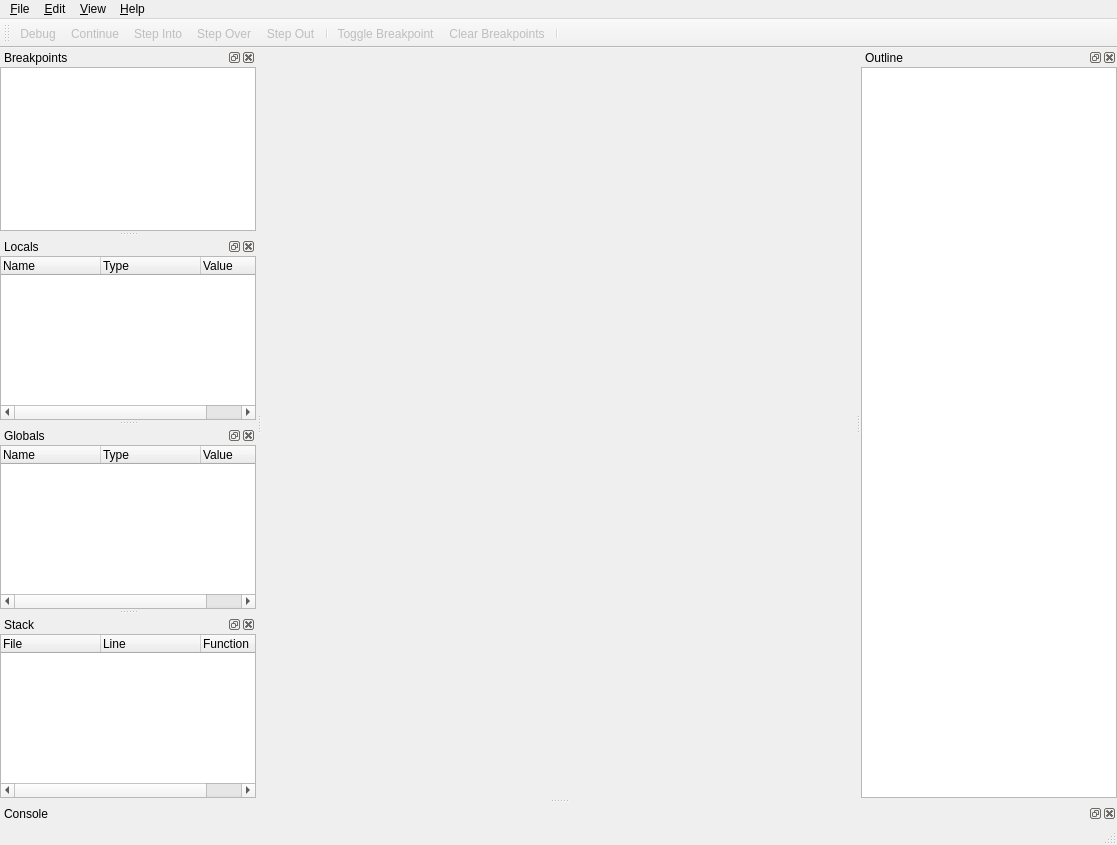
<?xml version="1.0" encoding="UTF-8"?>
<ui version="4.0">
 <class>MainWindow</class>
 <widget class="QMainWindow" name="MainWindow">
  <property name="geometry">
   <rect>
    <x>0</x>
    <y>0</y>
    <width>1117</width>
    <height>845</height>
   </rect>
  </property>
  <property name="acceptDrops">
   <bool>true</bool>
  </property>
  <property name="windowTitle">
   <string>qpdb</string>
  </property>
  <property name="windowIcon">
   <iconset resource="../../helper/icons/icons.qrc">
    <normaloff>:/icons/debug.png</normaloff>:/icons/debug.png</iconset>
  </property>
  <widget class="QWidget" name="centralwidget">
   <layout class="QVBoxLayout" name="verticalLayout">
    <property name="spacing">
     <number>0</number>
    </property>
    <property name="leftMargin">
     <number>0</number>
    </property>
    <property name="topMargin">
     <number>0</number>
    </property>
    <property name="rightMargin">
     <number>0</number>
    </property>
    <property name="bottomMargin">
     <number>0</number>
    </property>
    <item>
     <widget class="QsciScintilla" name="editor" native="true"/>
    </item>
   </layout>
  </widget>
  <widget class="QMenuBar" name="menubar">
   <property name="geometry">
    <rect>
     <x>0</x>
     <y>0</y>
     <width>1117</width>
     <height>21</height>
    </rect>
   </property>
   <widget class="QMenu" name="menuFile">
    <property name="title">
     <string>&amp;File</string>
    </property>
    <addaction name="actionLoad"/>
    <addaction name="actionClose"/>
    <addaction name="actionSave"/>
    <addaction name="actionSaveAs"/>
    <addaction name="separator"/>
    <addaction name="actionExit"/>
   </widget>
   <widget class="QMenu" name="menuHelp">
    <property name="title">
     <string>&amp;Help</string>
    </property>
    <addaction name="actionAbout"/>
    <addaction name="separator"/>
   </widget>
   <widget class="QMenu" name="menuEdit">
    <property name="title">
     <string>&amp;Edit</string>
    </property>
    <addaction name="actionUndo"/>
    <addaction name="actionRedo"/>
    <addaction name="separator"/>
    <addaction name="actionCut"/>
    <addaction name="actionCopy"/>
    <addaction name="actionPaste"/>
    <addaction name="actionDelete"/>
    <addaction name="separator"/>
    <addaction name="actionSelectAll"/>
    <addaction name="separator"/>
    <addaction name="actionComment"/>
    <addaction name="actionUncomment"/>
   </widget>
   <widget class="QMenu" name="menu_View">
    <property name="title">
     <string>&amp;View</string>
    </property>
    <addaction name="actionShowWhitespace"/>
    <addaction name="actionShowEol"/>
   </widget>
   <addaction name="menuFile"/>
   <addaction name="menuEdit"/>
   <addaction name="menu_View"/>
   <addaction name="menuHelp"/>
  </widget>
  <widget class="QStatusBar" name="statusbar"/>
  <widget class="QToolBar" name="toolBar">
   <property name="windowTitle">
    <string>toolBar</string>
   </property>
   <property name="iconSize">
    <size>
     <width>16</width>
     <height>16</height>
    </size>
   </property>
   <attribute name="toolBarArea">
    <enum>TopToolBarArea</enum>
   </attribute>
   <attribute name="toolBarBreak">
    <bool>false</bool>
   </attribute>
   <addaction name="actionDebug"/>
   <addaction name="actionContinue"/>
   <addaction name="actionStepInto"/>
   <addaction name="actionStepOver"/>
   <addaction name="actionStepOut"/>
   <addaction name="separator"/>
   <addaction name="actionToggleBreakpoint"/>
   <addaction name="actionClearBreakpoints"/>
   <addaction name="separator"/>
  </widget>
  <widget class="QDockWidget" name="dockWidgetConsole">
   <property name="allowedAreas">
    <set>Qt::AllDockWidgetAreas</set>
   </property>
   <property name="windowTitle">
    <string>Console</string>
   </property>
   <attribute name="dockWidgetArea">
    <number>8</number>
   </attribute>
   <widget class="QWidget" name="dockWidgetContentsConsole">
    <layout class="QVBoxLayout" name="verticalLayout_3">
     <property name="spacing">
      <number>0</number>
     </property>
     <property name="leftMargin">
      <number>0</number>
     </property>
     <property name="topMargin">
      <number>0</number>
     </property>
     <property name="rightMargin">
      <number>0</number>
     </property>
     <property name="bottomMargin">
      <number>0</number>
     </property>
     <item>
      <widget class="QsciScintilla" name="console" native="true"/>
     </item>
    </layout>
   </widget>
  </widget>
  <widget class="QDockWidget" name="dockWidgetBreakpoints">
   <property name="allowedAreas">
    <set>Qt::AllDockWidgetAreas</set>
   </property>
   <property name="windowTitle">
    <string>Breakpoints</string>
   </property>
   <attribute name="dockWidgetArea">
    <number>1</number>
   </attribute>
   <widget class="QWidget" name="dockWidgetContentsBreakpoints">
    <layout class="QVBoxLayout" name="verticalLayout_4">
     <property name="spacing">
      <number>0</number>
     </property>
     <property name="leftMargin">
      <number>0</number>
     </property>
     <property name="topMargin">
      <number>0</number>
     </property>
     <property name="rightMargin">
      <number>0</number>
     </property>
     <property name="bottomMargin">
      <number>0</number>
     </property>
     <item>
      <widget class="QListWidget" name="listWidgetBreakpoints">
       <property name="alternatingRowColors">
        <bool>true</bool>
       </property>
      </widget>
     </item>
    </layout>
   </widget>
  </widget>
  <widget class="QDockWidget" name="dockWidgetLocals">
   <property name="windowTitle">
    <string>Locals</string>
   </property>
   <attribute name="dockWidgetArea">
    <number>1</number>
   </attribute>
   <widget class="QWidget" name="dockWidgetContentsLocals">
    <layout class="QVBoxLayout" name="verticalLayout_5">
     <property name="spacing">
      <number>0</number>
     </property>
     <property name="leftMargin">
      <number>0</number>
     </property>
     <property name="topMargin">
      <number>0</number>
     </property>
     <property name="rightMargin">
      <number>0</number>
     </property>
     <property name="bottomMargin">
      <number>0</number>
     </property>
     <item>
      <widget class="QTreeWidget" name="treeWidgetLocals">
       <property name="alternatingRowColors">
        <bool>true</bool>
       </property>
       <property name="selectionBehavior">
        <enum>QAbstractItemView::SelectItems</enum>
       </property>
       <property name="uniformRowHeights">
        <bool>true</bool>
       </property>
       <property name="columnCount">
        <number>3</number>
       </property>
       <attribute name="headerMinimumSectionSize">
        <number>20</number>
       </attribute>
       <column>
        <property name="text">
         <string>Name</string>
        </property>
       </column>
       <column>
        <property name="text">
         <string>Type</string>
        </property>
       </column>
       <column>
        <property name="text">
         <string>Value</string>
        </property>
       </column>
      </widget>
     </item>
    </layout>
   </widget>
  </widget>
  <widget class="QDockWidget" name="dockWidgetGlobals">
   <property name="windowTitle">
    <string>Globals</string>
   </property>
   <attribute name="dockWidgetArea">
    <number>1</number>
   </attribute>
   <widget class="QWidget" name="dockWidgetContentsGlobals">
    <layout class="QVBoxLayout" name="verticalLayout_6">
     <property name="spacing">
      <number>0</number>
     </property>
     <property name="leftMargin">
      <number>0</number>
     </property>
     <property name="topMargin">
      <number>0</number>
     </property>
     <property name="rightMargin">
      <number>0</number>
     </property>
     <property name="bottomMargin">
      <number>0</number>
     </property>
     <item>
      <widget class="QTreeWidget" name="treeWidgetGlobals">
       <property name="alternatingRowColors">
        <bool>true</bool>
       </property>
       <property name="selectionBehavior">
        <enum>QAbstractItemView::SelectItems</enum>
       </property>
       <property name="uniformRowHeights">
        <bool>true</bool>
       </property>
       <property name="columnCount">
        <number>3</number>
       </property>
       <attribute name="headerMinimumSectionSize">
        <number>20</number>
       </attribute>
       <column>
        <property name="text">
         <string notr="true">Name</string>
        </property>
       </column>
       <column>
        <property name="text">
         <string>Type</string>
        </property>
       </column>
       <column>
        <property name="text">
         <string>Value</string>
        </property>
       </column>
      </widget>
     </item>
    </layout>
   </widget>
  </widget>
  <widget class="QDockWidget" name="dockWidgetStack">
   <property name="windowTitle">
    <string>Stack</string>
   </property>
   <attribute name="dockWidgetArea">
    <number>1</number>
   </attribute>
   <widget class="QWidget" name="dockWidgetContentsStack">
    <layout class="QVBoxLayout" name="verticalLayout_7">
     <property name="spacing">
      <number>0</number>
     </property>
     <property name="leftMargin">
      <number>0</number>
     </property>
     <property name="topMargin">
      <number>0</number>
     </property>
     <property name="rightMargin">
      <number>0</number>
     </property>
     <property name="bottomMargin">
      <number>0</number>
     </property>
     <item>
      <widget class="QTreeWidget" name="treeWidgetStack">
       <property name="alternatingRowColors">
        <bool>true</bool>
       </property>
       <attribute name="headerMinimumSectionSize">
        <number>20</number>
       </attribute>
       <column>
        <property name="text">
         <string>File</string>
        </property>
       </column>
       <column>
        <property name="text">
         <string>Line</string>
        </property>
       </column>
       <column>
        <property name="text">
         <string>Function</string>
        </property>
       </column>
      </widget>
     </item>
    </layout>
   </widget>
  </widget>
  <widget class="QDockWidget" name="dockWidgetOutline">
   <property name="windowTitle">
    <string>Outline</string>
   </property>
   <attribute name="dockWidgetArea">
    <number>2</number>
   </attribute>
   <widget class="QWidget" name="dockWidgetContentsOutline">
    <layout class="QVBoxLayout" name="verticalLayout_2">
     <property name="spacing">
      <number>0</number>
     </property>
     <property name="leftMargin">
      <number>0</number>
     </property>
     <property name="topMargin">
      <number>0</number>
     </property>
     <property name="rightMargin">
      <number>0</number>
     </property>
     <property name="bottomMargin">
      <number>0</number>
     </property>
     <item>
      <widget class="QTreeWidget" name="outline">
       <property name="iconSize">
        <size>
         <width>16</width>
         <height>16</height>
        </size>
       </property>
       <property name="headerHidden">
        <bool>true</bool>
       </property>
       <column>
        <property name="text">
         <string notr="true">1</string>
        </property>
       </column>
      </widget>
     </item>
    </layout>
   </widget>
  </widget>
  <action name="actionDebug">
   <property name="checkable">
    <bool>true</bool>
   </property>
   <property name="enabled">
    <bool>false</bool>
   </property>
   <property name="icon">
    <iconset resource="../../helper/icons/icons.qrc">
     <normaloff>:/icons/debug.png</normaloff>:/icons/debug.png</iconset>
   </property>
   <property name="text">
    <string>Debug</string>
   </property>
  </action>
  <action name="actionContinue">
   <property name="enabled">
    <bool>false</bool>
   </property>
   <property name="icon">
    <iconset resource="../../helper/icons/icons.qrc">
     <normaloff>:/icons/step-continue.png</normaloff>:/icons/step-continue.png</iconset>
   </property>
   <property name="text">
    <string>Continue</string>
   </property>
  </action>
  <action name="actionStepInto">
   <property name="enabled">
    <bool>false</bool>
   </property>
   <property name="icon">
    <iconset resource="../../helper/icons/icons.qrc">
     <normaloff>:/icons/step-into.png</normaloff>:/icons/step-into.png</iconset>
   </property>
   <property name="text">
    <string>Step Into</string>
   </property>
  </action>
  <action name="actionStepOver">
   <property name="enabled">
    <bool>false</bool>
   </property>
   <property name="icon">
    <iconset resource="../../helper/icons/icons.qrc">
     <normaloff>:/icons/step-over.png</normaloff>:/icons/step-over.png</iconset>
   </property>
   <property name="text">
    <string>Step Over</string>
   </property>
  </action>
  <action name="actionStepOut">
   <property name="enabled">
    <bool>false</bool>
   </property>
   <property name="icon">
    <iconset resource="../../helper/icons/icons.qrc">
     <normaloff>:/icons/step-out.png</normaloff>:/icons/step-out.png</iconset>
   </property>
   <property name="text">
    <string>Step Out</string>
   </property>
  </action>
  <action name="actionToggleBreakpoint">
   <property name="enabled">
    <bool>false</bool>
   </property>
   <property name="icon">
    <iconset resource="../../helper/icons/icons.qrc">
     <normaloff>:/icons/toggle-breakpoint.png</normaloff>:/icons/toggle-breakpoint.png</iconset>
   </property>
   <property name="text">
    <string>Toggle Breakpoint</string>
   </property>
  </action>
  <action name="actionClearBreakpoints">
   <property name="enabled">
    <bool>false</bool>
   </property>
   <property name="icon">
    <iconset resource="../../helper/icons/icons.qrc">
     <normaloff>:/icons/clear-breakpoints.png</normaloff>:/icons/clear-breakpoints.png</iconset>
   </property>
   <property name="text">
    <string>Clear Breakpoints</string>
   </property>
  </action>
  <action name="actionAbout">
   <property name="text">
    <string>&amp;About qpdb</string>
   </property>
  </action>
  <action name="actionExit">
   <property name="text">
    <string>&amp;Exit</string>
   </property>
  </action>
  <action name="actionLoad">
   <property name="text">
    <string>&amp;Load...</string>
   </property>
   <property name="shortcut">
    <string>Ctrl+O</string>
   </property>
  </action>
  <action name="actionSave">
   <property name="enabled">
    <bool>true</bool>
   </property>
   <property name="text">
    <string>&amp;Save</string>
   </property>
   <property name="shortcut">
    <string>Ctrl+S</string>
   </property>
  </action>
  <action name="actionClose">
   <property name="enabled">
    <bool>false</bool>
   </property>
   <property name="text">
    <string>&amp;Close All</string>
   </property>
   <property name="toolTip">
    <string>Close All</string>
   </property>
   <property name="shortcut">
    <string>Ctrl+F4</string>
   </property>
  </action>
  <action name="actionUndo">
   <property name="enabled">
    <bool>false</bool>
   </property>
   <property name="text">
    <string>&amp;Undo</string>
   </property>
   <property name="shortcut">
    <string>Ctrl+Z</string>
   </property>
  </action>
  <action name="actionRedo">
   <property name="enabled">
    <bool>false</bool>
   </property>
   <property name="text">
    <string>&amp;Redo</string>
   </property>
   <property name="shortcut">
    <string>Ctrl+Y</string>
   </property>
  </action>
  <action name="actionCut">
   <property name="enabled">
    <bool>false</bool>
   </property>
   <property name="text">
    <string>Cu&amp;t</string>
   </property>
   <property name="shortcut">
    <string>Ctrl+X</string>
   </property>
  </action>
  <action name="actionCopy">
   <property name="enabled">
    <bool>false</bool>
   </property>
   <property name="text">
    <string>&amp;Copy</string>
   </property>
   <property name="shortcut">
    <string>Ctrl+C</string>
   </property>
  </action>
  <action name="actionPaste">
   <property name="enabled">
    <bool>false</bool>
   </property>
   <property name="text">
    <string>&amp;Paste</string>
   </property>
   <property name="shortcut">
    <string>Ctrl+V</string>
   </property>
  </action>
  <action name="actionDelete">
   <property name="enabled">
    <bool>false</bool>
   </property>
   <property name="text">
    <string>Delete</string>
   </property>
  </action>
  <action name="actionSelectAll">
   <property name="enabled">
    <bool>false</bool>
   </property>
   <property name="text">
    <string>Select All</string>
   </property>
   <property name="shortcut">
    <string>Ctrl+A</string>
   </property>
  </action>
  <action name="actionComment">
   <property name="text">
    <string>Comment</string>
   </property>
   <property name="shortcut">
    <string>Alt+C</string>
   </property>
  </action>
  <action name="actionUncomment">
   <property name="text">
    <string>Uncomment</string>
   </property>
   <property name="shortcut">
    <string>Alt+U</string>
   </property>
  </action>
  <action name="actionShowWhitespace">
   <property name="checkable">
    <bool>true</bool>
   </property>
   <property name="text">
    <string>Show whitespace</string>
   </property>
  </action>
  <action name="actionShowEol">
   <property name="checkable">
    <bool>true</bool>
   </property>
   <property name="text">
    <string>Show end-of-lines</string>
   </property>
  </action>
  <action name="actionSaveAs">
   <property name="text">
    <string>Save As...</string>
   </property>
  </action>
 </widget>
 <customwidgets>
  <customwidget>
   <class>QsciScintilla</class>
   <extends>QWidget</extends>
   <header>qsciscintilla.h</header>
   <container>1</container>
  </customwidget>
 </customwidgets>
 <resources>
  <include location="../../helper/icons/icons.qrc"/>
 </resources>
 <connections>
  <connection>
   <sender>actionExit</sender>
   <signal>triggered()</signal>
   <receiver>MainWindow</receiver>
   <slot>close()</slot>
   <hints>
    <hint type="sourcelabel">
     <x>-1</x>
     <y>-1</y>
    </hint>
    <hint type="destinationlabel">
     <x>506</x>
     <y>488</y>
    </hint>
   </hints>
  </connection>
 </connections>
</ui>
